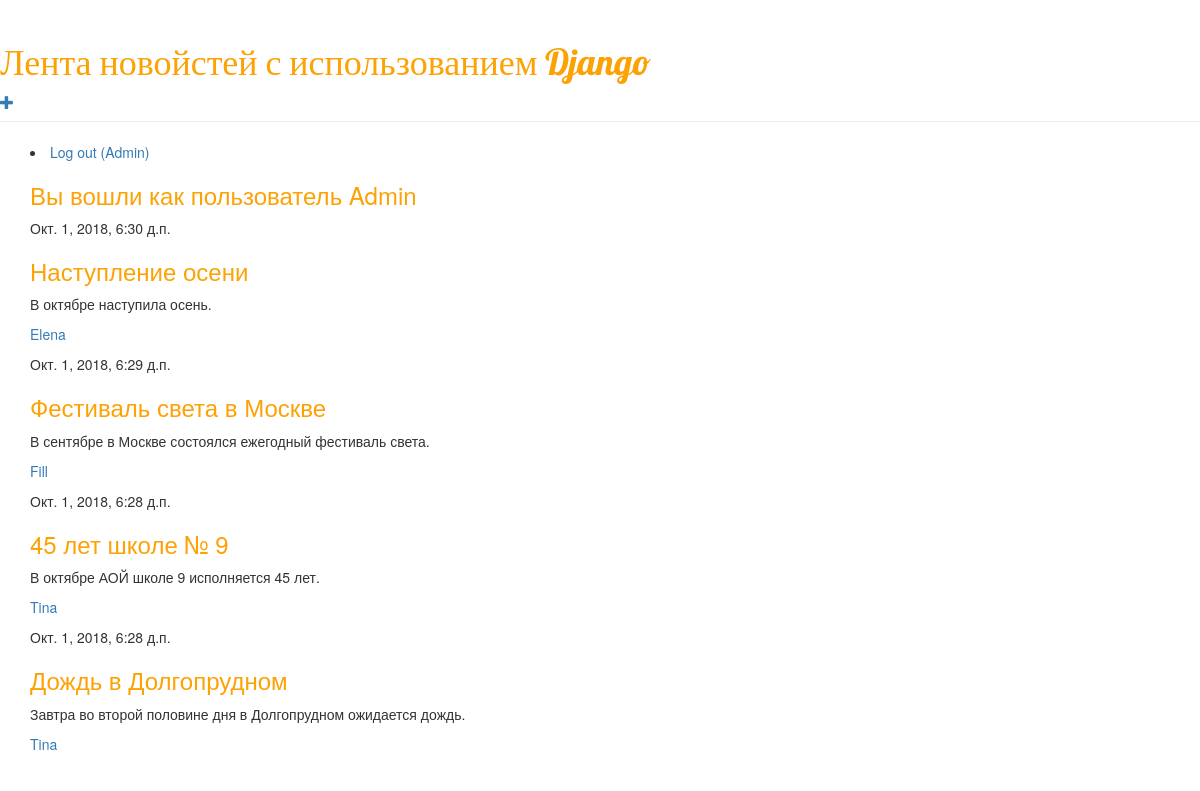
Page /blog/ (signed in) on the committed database.
### blog/models.py (models this page shows, shortened)
class Post(models.Model):
    title = models.CharField(max_length=50)
    date = models.DateTimeField(auto_now_add=True)
    published_date = models.DateTimeField(blank=True, null=True)
    text = models.TextField()
    author = models.ForeignKey('auth.User', on_delete=models.CASCADE)
    article_status = models.IntegerField(default=0)

### blog/views.py (the view)
def index(request):
    posts = Post.objects.filter(published_date__lte=timezone.now()).order_by('-published_date')
    username = auth.get_user(request).username
    context = {'posts': posts, 'username': username}
    return render(request, 'index.html', context)

### blog/templates/index.html (shortened to what this page needs)
{% extends 'base.html' %}
            {% block content %}
            {% if username %}
                <li class="auth_user"><a href="/auth/logout/">Log out ({{ username }})</a></li>
            {% else %}
                <li class="auth_user"><a href="/auth/login/">Log in</a></li>
            {% endif %}
            <p><h3><a href="{% url 'blog' %}">Вы вошли как пользователь {{ username }}</a></h3></p>
            {% for post in posts %}
                    <div class="post">
                        <div class="date">
                            {{ post.published_date }}
                        </div>
                        <h3><a href="{% url 'post_detail' pk=post.pk %}">{{ post.title }}</a></h3>
                        <p>{{ post.text|linebreaksbr }}
                        <p><a href="{% url 'blog_look' pk=post.pk %}">{{ post.author }}</a>
                    </div>
                {% endfor %}
            {% endblock %}

### blog/static/css/polls.css (style rules this page uses)
h3 a { color: #FCA205; }
body { padding-left: 15 px; }

### rows in the picture
Post: published_date "Окт. 1, 2018, 6:30 д.п.", title "Наступление осени", text "В октябре наступила осень.", author "Elena"
Post: published_date "Окт. 1, 2018, 6:29 д.п.", title "Фестиваль света в Москве", text "В сентябре в Москве состоялся ежегодный фестиваль света.", author "Fill"
Post: published_date "Окт. 1, 2018, 6:28 д.п.", title "45 лет школе № 9", text "В октябре АОЙ школе 9 исполняется 45 лет.", author "Tina"
Post: published_date "Окт. 1, 2018, 6:28 д.п.", title "Дождь в Долгопрудном", text "Завтра во второй половине дня в Долгопрудном ожидается дождь.", author "Tina"

### other values in the picture
{{ username }} "Admin"
